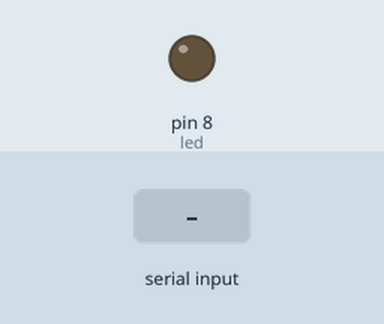
Recording of a sketch running on a simulated Arduino Uno, built with avr-gcc and run on an emulated ATmega328P. On the bench: output pins drawn as LEDs (lit = HIGH). The inputs (shaded band) are chosen by the test bench.

Above: at 1.2 s.
1.3 s: "P" received over Serial
At 1.45 s:
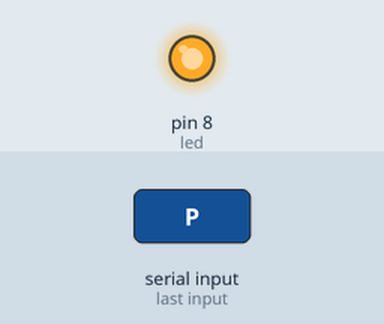
Timing chart, 0 to 4.3 s (numbered marks = the images above; inputs shaded):
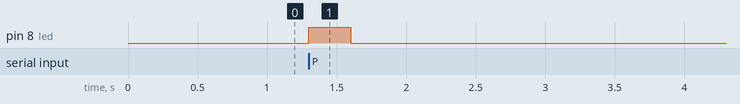

The sketch:

Axnat_Arduino.ino
```cpp
int led=8;
int dato;

void setup() {
  // put your setup code here, to run once:
pinMode(led, OUTPUT);
Serial.begin(9600);
}

void loop() {
  // put your main code here, to run repeatedly:
  Serial.setTimeout(1000);
if(Serial.available()>0){
  dato = Serial.read();

  if(dato=='P'){

    digitalWrite(led, HIGH);
    delay(300);
    digitalWrite(led, LOW);
    dato=0;
}
  if(dato=='N'){
    digitalWrite(led, LOW);

}


}
}
```

Measured:
- after the input at 1.3 s, pin 8 (led): LOW → HIGH at once, → LOW 0.30 s later
